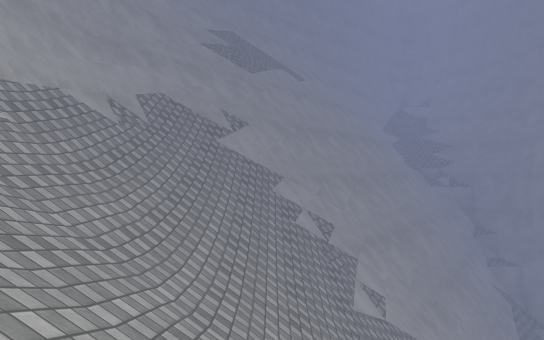
View 1 (above)

18 first-person views from a walk through a 3-D level made in the Unity game engine. The camera is 1.3 m above the floor, looks level and sees 70° across. The floor is counted in squares, 2 m on a side. Each view is taken from the middle of a square. On the plan, view 1 faces up. The plan holds only what a view shows up to about 11 squares ahead; the rest is blank. The place goes on beyond the plan. The player is left out. Surface patterns are stand-ins for the level's own textures.

View 2
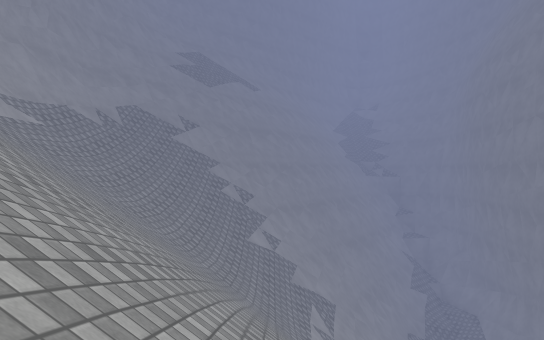

View 3
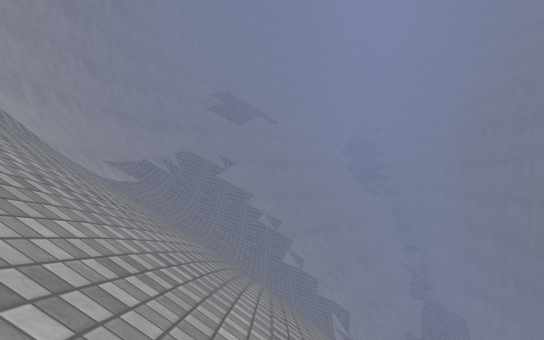

View 4
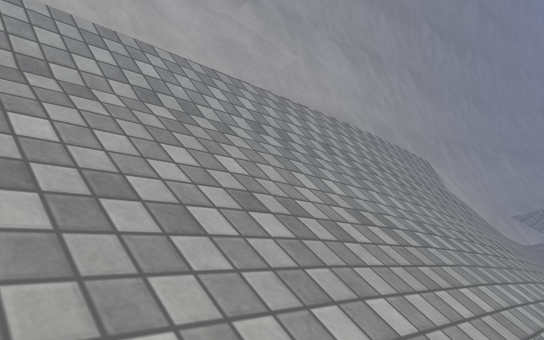

View 5
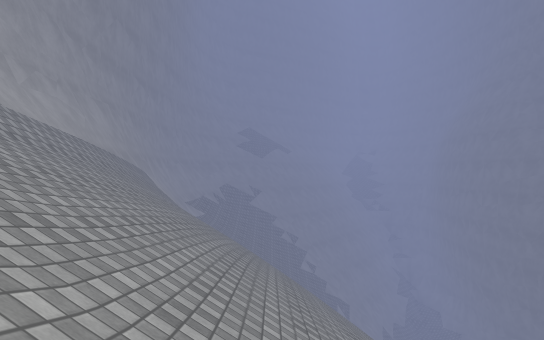

View 6
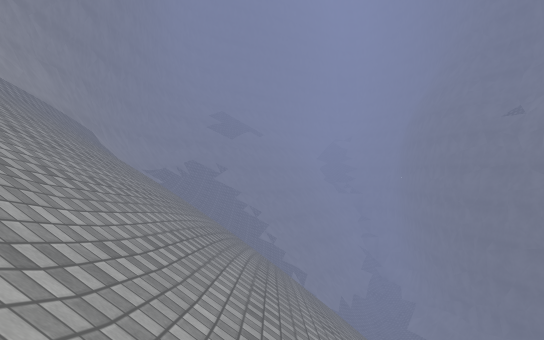

View 7
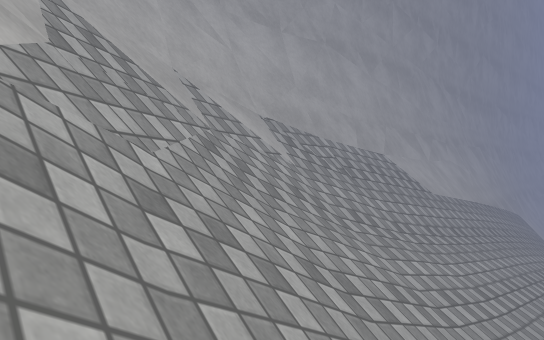

View 8
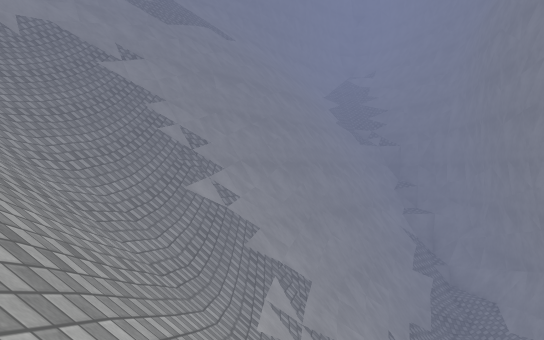

View 9
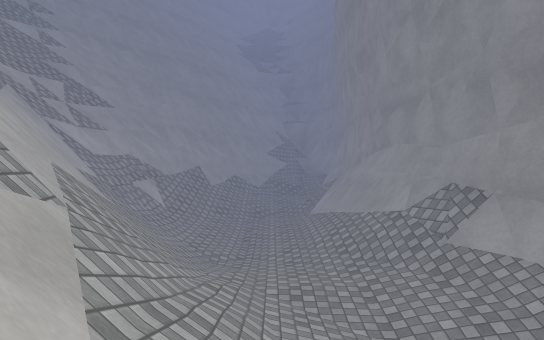

View 10
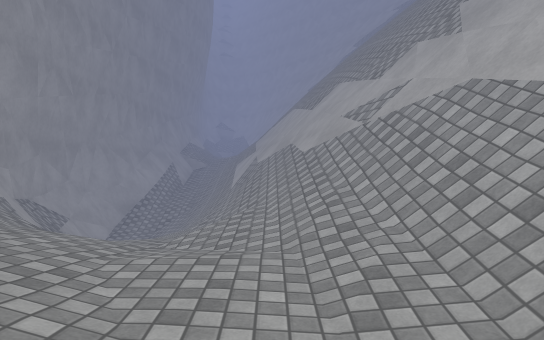

View 11
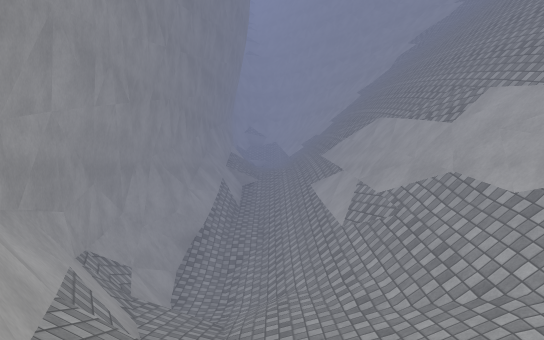

View 12
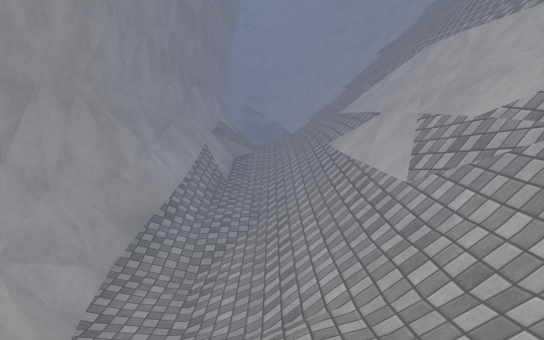

View 13
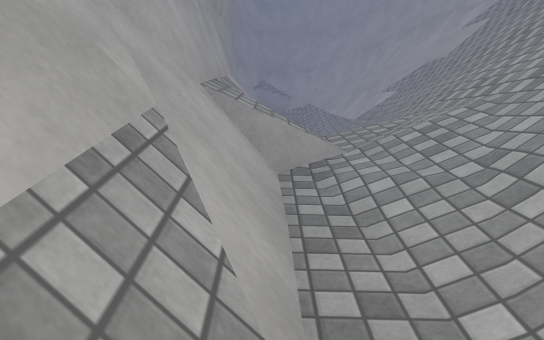

View 14
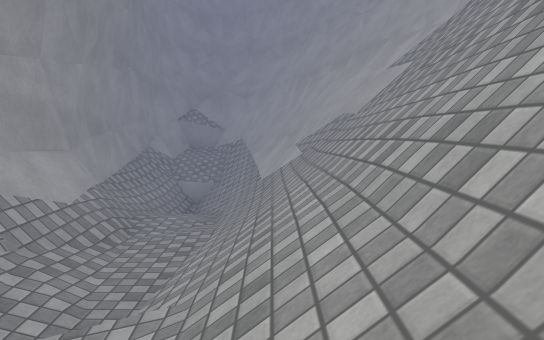

View 15
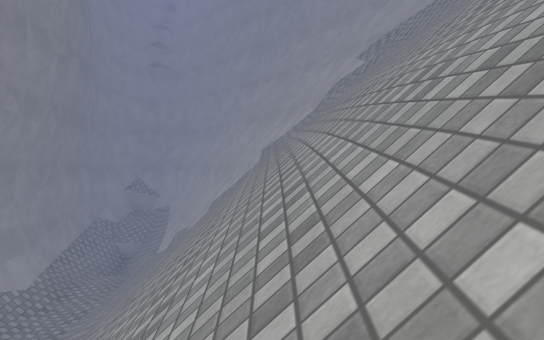

View 16
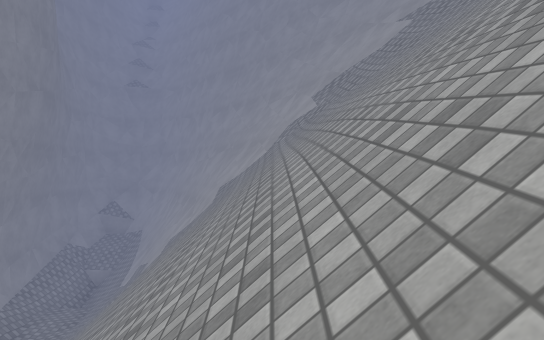

View 17
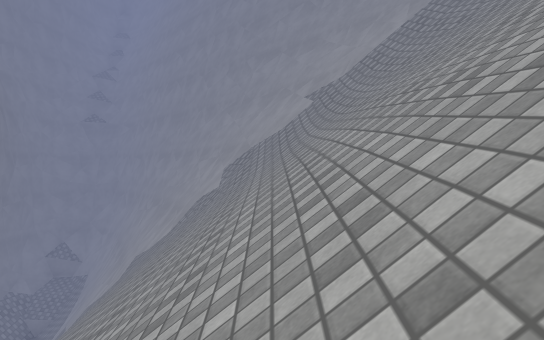

View 18
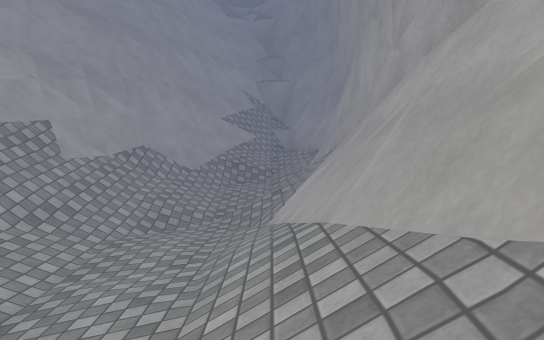

### Floor plan
Key: @ floor where view 1 was taken; # wall or solid block; . main floor; : floor 0.75 m higher than the main floor; - floor 1 m lower than the main floor; _ floor 1.75 m lower than the main floor; + floor 2.25 m higher than the main floor; < floor 2.5 m lower than the main floor; / step, stairs or slope; = window, fence, low wall or low ledge; ^ raised ledge; v drop or lower ground.
Columns run from 4 left of view 1 to 12 right of it. Each row starts with its distance up from view 1.
 14             #=#
 13            ##/#
 12            ##/#
 11           ##=/#
 10           ##//#
  9  ##########///#
  8  #///==###////#
  7 ##////==v#//:/#
  6 ##/////=#///./#
  5 #//////=#///./#
  4 #=/////==//../#
  3 ##//////##//./##
  2 ##///////#//../#
  1  #////// ##//./##
  0 ##//@//  v#/////#
 -1 ##////// /#^////#
 -2 #//////  //#//-/#
 -3 #//////  //#////#
 -4 #//////////##//<#
 -5 #///////////#=/_#
 -6 #///////////#=//#
 -7 #///////////#=//#
 -8 #///////////#///#
 -9 #///////////////#
-10 #//////////////##
-11 #//////////////=#
-12 #// ////////////#
-13 ##////////////+/#
-14     ##/#=/////+/#
-15     ####=###=/+/#
-16       #######/+/#
-17            ###//#
-18              #//#
-19              #//#
-20              #//#
-21              ####

Positions as (right, up) in squares from view 1, and headings:
1: (0, 0), facing up
2: (2, -4), facing up
3: (1, -7), facing up
4: (-1, -7), facing up-left
5: (0, -12), facing up
6: (2, -13), facing up
7: (-1, -13), facing up-left
8: (3, -1), facing up
9: (8, -3), facing up
10: (8, 4), facing down
11: (10, 2), facing down
12: (10, -1), facing down
13: (11, -8), facing down
14: (9, -10), facing down
15: (6, -6), facing down
16: (5, -6), facing down
17: (3, -6), facing down
18: (9, 3), facing up
